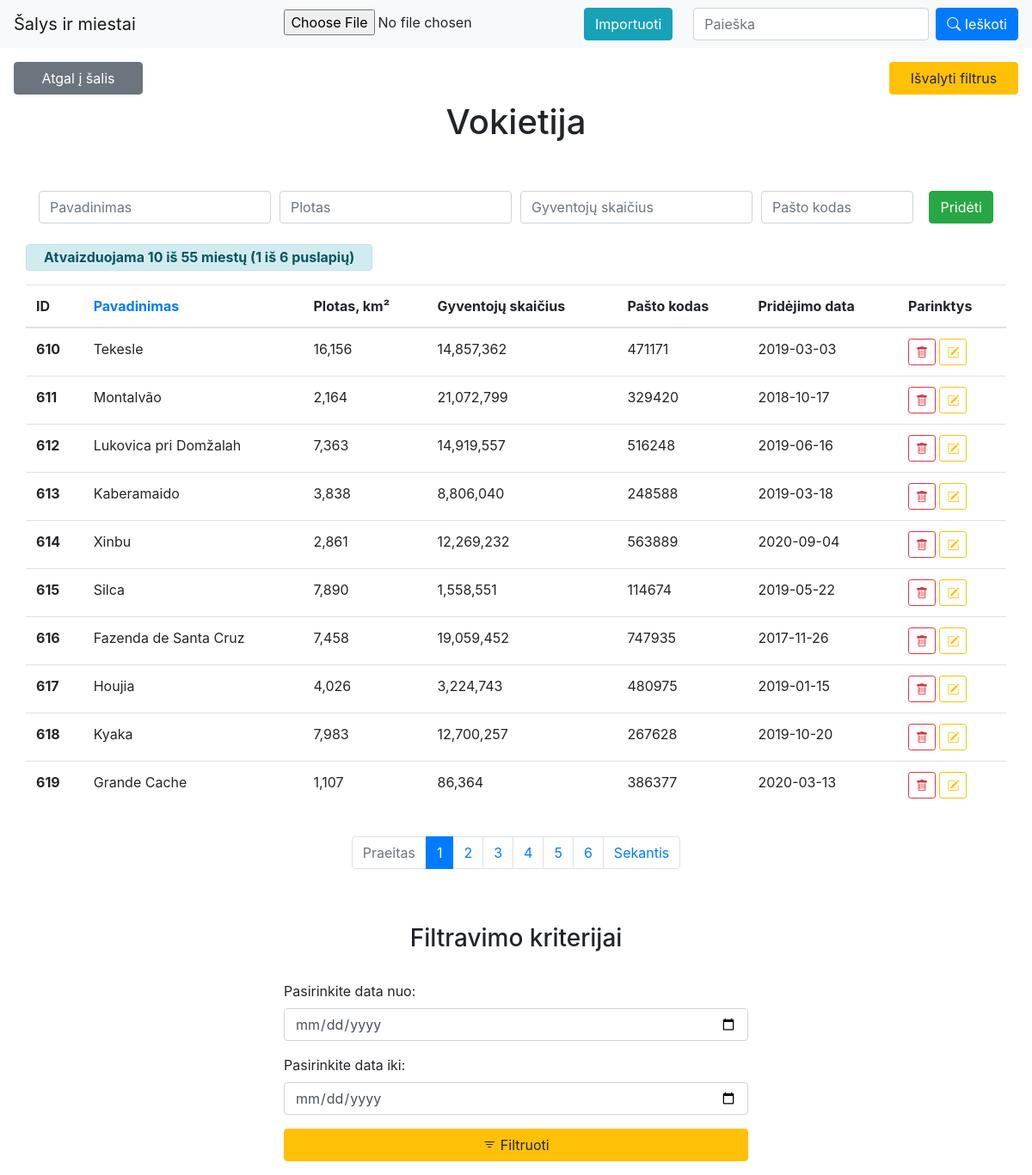
Screenshot of /PHP_task/index.php?module=city&action=list&countryID=769 with the database file from the repository.
### tables this page shows
CREATE TABLE `countries` (
  `ID` int(11) NOT NULL,
  `Name` varchar(128) NOT NULL,
  `Area` double NOT NULL,
  `Population` bigint(20) NOT NULL,
  `Phone_Code` varchar(16) NOT NULL,
  `Date` date NOT NULL DEFAULT current_timestamp()
);

CREATE TABLE `cities` (
  `ID` int(11) NOT NULL,
  `Name` varchar(128) NOT NULL,
  `Area` double NOT NULL,
  `Population` bigint(20) NOT NULL,
  `Postal_Code` varchar(64) NOT NULL,
  `Date` date NOT NULL DEFAULT current_timestamp(),
  `CountryID` int(11) NOT NULL
);

### PHP_task/controllers/city_list.php (called while the page is built, shortened)
<?php
$elementCount = $CitiesObj->getCityListCount($countryID, $search, $from, $to);
include 'utils/paging.class.php';
$paging = new paging(config::NUMBER_OF_ROWS_IN_PAGE);
$paging->process($elementCount, $pageId);
$data = $CitiesObj->getCityListByFK($countryID, $paging->size, $paging->first, $search, $order, $from, $to);
include 'views/city_list.tpl.php';
?>

### PHP_task/index.php (called while the page is built, shortened)
<?php
include 'utils/mysql.class.php';
include 'models/cities.php';
$CitiesObj = new cities();
if(isset($_GET['countryID'])) {
	$countryID = mysql::escape($_GET['countryID']);
}
$pageId = 1;
include 'views/main.tpl.php';
?>

### PHP_task/utils/mysql.class.php (called while the page is built, shortened)
<?php
class mysql {
    protected static $connection;
    public static function connect() {
		if(!isset(self::$connection)) {
            self::$connection = new mysqli(config::DB_SERVER, config::DB_USERNAME, config::DB_PASSWORD, config::DB_NAME);
        }
        return self::$connection;
    }
    public static function query($query) {
        $connection = mysql::connect();
        $result = $connection->query($query);
        return $result;
    }
    public static function select($query) {
        $rows = array();
        $result = mysql::query($query);
        while ($row = $result->fetch_assoc()) {
            $rows[] = $row;
        }
        return $rows;
    }
	public static function escape($field) {
		$connection =  mysql::connect();
		return mysqli_real_escape_string($connection, $field);
	}
}

### PHP_task/models/cities.php (called while the page is built, shortened)
<?php
	class cities {
		private $cities_table = '';
		private $countries_table = '';
		public function __construct() {
			$this->cities_table = config::CITIES_TABLE;
			$this->countries_table = config::COUNTRIES_TABLE;
		}
		public function getCityListCount($id, $search = null, $from = null, $to = null) {
			$whereString = "";
			if($search != null){
				$whereString = " AND Name LIKE '%{$search}%'";
				if($from != null && $to != null)
					$whereString .= " AND Date >= '{$from}' AND Date <= '{$to}'";
				else if($from != null)
					$whereString .= " AND Date >= '{$from}'";
				else if($to != null)
					$whereString .= " AND Date <= '{$to}'";
				else
					$whereString .= "";
			} else if($from != null && $to != null)
				$whereString .= " AND Date >= '{$from}' AND Date <= '{$to}'";
			else if($from != null)
				$whereString .= " AND Date >= '{$from}'";
			else if($to != null)
				$whereString .= " AND Date <= '{$to}'";
			else
				$whereString = "";
			$query = "  SELECT COUNT(`ID`) as `amount`
						FROM {$this->cities_table}
						WHERE CountryID = {$id}{$whereString}";
			$data = mysql::select($query);
			return $data[0]['amount'];
		}
		public function getCountryName($id) {
			$query = "  SELECT Name
						FROM {$this->countries_table}
						WHERE `ID`='{$id}'";
			$data = mysql::select($query);
			if($data != null)
				return $data[0]['Name'];
			else
				return -1;
		}
		public function getCityListByFK($id, $limit = null, $offset = null, $search = null, $order = null, $from = null, $to = null) {
			$limitOffsetString = "";
			if(isset($limit)) {
				$limitOffsetString .= " LIMIT {$limit}";
				if(isset($offset)) {
					$limitOffsetString .= " OFFSET {$offset}";
				}
			}
			$orderString = "";
			$whereString = "";
			if($search != null){
				$whereString = " AND ct.Name LIKE '%{$search}%'";
				if($from != null && $to != null)
					$whereString .= " AND ct.Date >= '{$from}' AND ct.Date <= '{$to}'";
				else if($from != null)
					$whereString .= " AND ct.Date >= '{$from}'";
				else if($to != null)
					$whereString .= " AND ct.Date <= '{$to}'";
				else
					$whereString .= "";
			} else if($from != null && $to != null)
				$whereString .= " AND ct.Date >= '{$from}' AND ct.Date <= '{$to}'";
			else if($from != null)
				$whereString .= " AND ct.Date >= '{$from}'";
			else if($to != null)
				$whereString .= " AND ct.Date <= '{$to}'";
			else
				$whereString = "";
			$query = "	SELECT ct.ID, ct.Name, ct.Area, ct.Population, ct.Postal_Code, ct.Date
						FROM {$this->countries_table} c
						INNER JOIN {$this->cities_table} ct ON c.ID = ct.CountryID
						WHERE c.ID = {$id}{$whereString}{$orderString}{$limitOffsetString}";
			$data = mysql::select($query);
			return $data;
		}
	}
?>

### PHP_task/views/city_list.tpl.php (the view, shortened to what this page needs)
<div class="d-flex justify-content-between mt-3">
	<a class="btn btn-secondary ml-3" style="width:150px;" href="index.php?module=country&action=list" role="button">Atgal į šalis</a>
	<a class="btn btn-warning mr-3" style="width:150px;" href="index.php?module=city&action=list&countryID=<?php echo $countryID; ?>" role="button">Išvalyti filtrus</a>
</div>
<div class="container pt-2">
	<h1><center><?php echo $CitiesObj->getCountryName($countryID) ?></center></h1>
	<form method="post">
		<div class="form-row pt-5">
		  <div class="form-group col-md-3">
			<input type="text" class="form-control <?php echo ($errors['invalidName'] ? 'is-invalid' : '' ); ?>" name="Name" placeholder="Pavadinimas" value="<?php echo isset($_POST['Name']) ? $_POST['Name'] : '' ?>">
		  </div>
		  <div class="form-group col-md-3">
			<input type="number" class="form-control <?php echo ($errors['invalidArea'] ? 'is-invalid' : '' ); ?>" name="Area" placeholder="Plotas" value="<?php echo isset($_POST['Area']) ? $_POST['Area'] : '' ?>">
		  </div>
		  <div class="form-group col-md-3">
			<input type="number" class="form-control <?php echo ($errors['invalidPopulation'] ? 'is-invalid' : '' ); ?>" name="Population" placeholder="Gyventojų skaičius" value="<?php echo isset($_POST['Population']) ? $_POST['Population'] : '' ?>">
		  </div>
		  <div class="form-group col-md-2">
			<input type="text" class="form-control <?php echo ($errors['invalidPostal_Code'] ? 'is-invalid' : '' ); ?>" name="Postal_Code" placeholder="Pašto kodas" value="<?php echo isset($_POST['Postal_Code']) ? $_POST['Postal_Code'] : '' ?>">
		  </div>
		  <div class="form-group col-md-1">
			<button type="submit" name="submit" value="submit" class="btn btn-success float-right">Pridėti</button>
		  </div>
		</div>
	</form>
	<div class="row pt-2">
		<div class="alert alert-info" style="line-height:5px;" role="alert">
			<b><?php echo "Atvaizduojama ".count($data)." iš {$paging->totalRecords} miestų ({$pageId} iš {$paging->totalPages} puslapių)"; ?></b>
		</div>
		<table class="table table-hover">
		  <thead>
			<tr>
				<th>ID</th>
				<th><a href='index.php?module=city&action=list&countryID=<?php echo $countryID; ?>&search=<?php echo $search; ?>&order=<?php if($order == '') echo "asc"; else if($order == 'asc') echo "desc"; else echo "asc"; echo "&from={$from}&to={$to}&page={$pageId}"; ?>'>Pavadinimas</a></th>
				<th>Plotas, km²</th>
				<th>Gyventojų skaičius</th>
				<th>Pašto kodas</th>
				<th>Pridėjimo data</th>
				<th>Parinktys</th>
			</tr>
		  </thead>
		  <tbody>
			<?php
			if($data != null){
				foreach($data as $key => $val) {
				echo
					"<tr>"
						."<th scope='row'>{$val['ID']}</th>"
						."<td>{$val['Name']}</td>"
						."<td>".number_format($val['Area'])."</td>"
						."<td>".number_format($val['Population'])."</td>"
						."<td>{$val['Postal_Code']}</td>"
						."<td>{$val['Date']}</td>"
						."<td>"
							."<a href='#' onclick='showConfirmDialog(\"city\", \"{$val['ID']}\", \"{$search}\", \"{$order}\", \"{$from}\", \"{$to}\", \"{$pageId}\", \"{$paging->totalPages}\", \"{$paging->totalRecords}\", \"{$countryID}\"); return false;' style='color: red;'><i class='btn btn-outline-danger btn-sm bi bi-trash'></i></a>&nbsp;"
							."<a href='index.php?module=city&action=edit&countryID={$countryID}&id={$val['ID']}&search={$search}&order={$order}&from={$from}&to={$to}&page={$pageId}' style='color: orange;'><i class='btn btn-sm btn-outline-warning bi bi-pencil-square'></a>"
						."</td>"
					."</tr>";
				}
			}
			?>
		  </tbody>
		</table>
	</div>
<?php include 'views/paging.tpl.php'; ?>

### rows the page displays
countries: Name "Vokietija"
cities: ID "610", Name "Tekesle", Area "16,156", Population "14,857,362", Postal_Code "471171", Date "2019-03-03"
cities: ID "611", Name "Montalvão", Area "2,164", Population "21,072,799", Postal_Code "329420", Date "2018-10-17"
cities: ID "612", Name "Lukovica pri Domžalah", Area "7,363", Population "14,919,557", Postal_Code "516248", Date "2019-06-16"
cities: ID "613", Name "Kaberamaido", Area "3,838", Population "8,806,040", Postal_Code "248588", Date "2019-03-18"
cities: ID "614", Name "Xinbu", Area "2,861", Population "12,269,232", Postal_Code "563889", Date "2020-09-04"
cities: ID "615", Name "Silca", Area "7,890", Population "1,558,551", Postal_Code "114674", Date "2019-05-22"
cities: ID "616", Name "Fazenda de Santa Cruz", Area "7,458", Population "19,059,452", Postal_Code "747935", Date "2017-11-26"
cities: ID "617", Name "Houjia", Area "4,026", Population "3,224,743", Postal_Code "480975", Date "2019-01-15"
cities: ID "618", Name "Kyaka", Area "7,983", Population "12,700,257", Postal_Code "267628", Date "2019-10-20"
cities: ID "619", Name "Grande Cache", Area "1,107", Population "86,364", Postal_Code "386377", Date "2020-03-13"

### other values shown
count($data) "10"
$paging->totalRecords "55"
$pageId "1"
$paging->totalPages "6"
$total "6"
